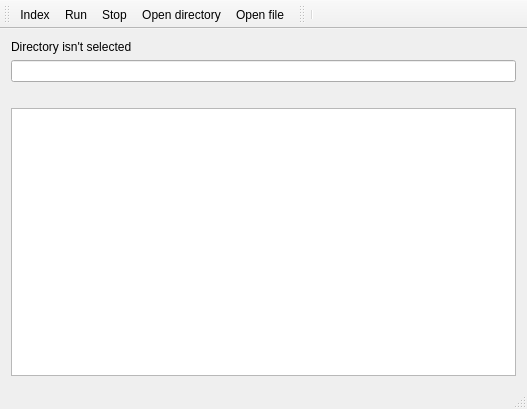
<?xml version="1.0" encoding="UTF-8"?>
<ui version="4.0">
 <class>MainWindow</class>
 <widget class="QMainWindow" name="MainWindow">
  <property name="geometry">
   <rect>
    <x>0</x>
    <y>0</y>
    <width>527</width>
    <height>409</height>
   </rect>
  </property>
  <property name="windowTitle">
   <string>MainWindow</string>
  </property>
  <widget class="QWidget" name="centralWidget">
   <layout class="QVBoxLayout" name="verticalLayout_2">
    <item>
     <layout class="QVBoxLayout" name="verticalLayout">
      <item>
       <widget class="QLabel" name="directory">
        <property name="text">
         <string>Directory isn't selected</string>
        </property>
       </widget>
      </item>
      <item>
       <widget class="QLineEdit" name="inputString"/>
      </item>
      <item>
       <widget class="QLabel" name="statusString">
        <property name="text">
         <string/>
        </property>
       </widget>
      </item>
      <item>
       <widget class="QListWidget" name="listFiles"/>
      </item>
     </layout>
    </item>
   </layout>
  </widget>
  <widget class="QMenuBar" name="menuBar">
   <property name="geometry">
    <rect>
     <x>0</x>
     <y>0</y>
     <width>527</width>
     <height>22</height>
    </rect>
   </property>
  </widget>
  <widget class="QToolBar" name="mainToolBar">
   <attribute name="toolBarArea">
    <enum>TopToolBarArea</enum>
   </attribute>
   <attribute name="toolBarBreak">
    <bool>false</bool>
   </attribute>
   <addaction name="actionIndex"/>
   <addaction name="actionRun"/>
   <addaction name="actionStop"/>
   <addaction name="actionOpenDirectory"/>
   <addaction name="actionOpenFile"/>
  </widget>
  <widget class="QToolBar" name="toolBar">
   <property name="windowTitle">
    <string>toolBar</string>
   </property>
   <attribute name="toolBarArea">
    <enum>TopToolBarArea</enum>
   </attribute>
   <attribute name="toolBarBreak">
    <bool>false</bool>
   </attribute>
   <addaction name="separator"/>
  </widget>
  <widget class="QStatusBar" name="statusBar"/>
  <action name="actionIndex">
   <property name="icon">
    <iconset resource="icons.qrc">
     <normaloff>:/icon/icon/index.png</normaloff>:/icon/icon/index.png</iconset>
   </property>
   <property name="text">
    <string>Index</string>
   </property>
  </action>
  <action name="actionOpenDirectory">
   <property name="icon">
    <iconset resource="icons.qrc">
     <normaloff>:/icon/icon/openDirectory.png</normaloff>:/icon/icon/openDirectory.png</iconset>
   </property>
   <property name="text">
    <string>Open directory</string>
   </property>
  </action>
  <action name="actionOpenFile">
   <property name="icon">
    <iconset resource="icons.qrc">
     <normaloff>:/icon/icon/openFile.png</normaloff>:/icon/icon/openFile.png</iconset>
   </property>
   <property name="text">
    <string>Open file</string>
   </property>
  </action>
  <action name="actionRun">
   <property name="icon">
    <iconset resource="icons.qrc">
     <normaloff>:/icon/icon/run.png</normaloff>:/icon/icon/run.png</iconset>
   </property>
   <property name="text">
    <string>Run</string>
   </property>
  </action>
  <action name="actionStop">
   <property name="icon">
    <iconset resource="icons.qrc">
     <normaloff>:/icon/icon/srop.png</normaloff>:/icon/icon/srop.png</iconset>
   </property>
   <property name="text">
    <string>Stop</string>
   </property>
  </action>
 </widget>
 <layoutdefault spacing="6" margin="11"/>
 <resources>
  <include location="icons.qrc"/>
 </resources>
 <connections/>
</ui>
